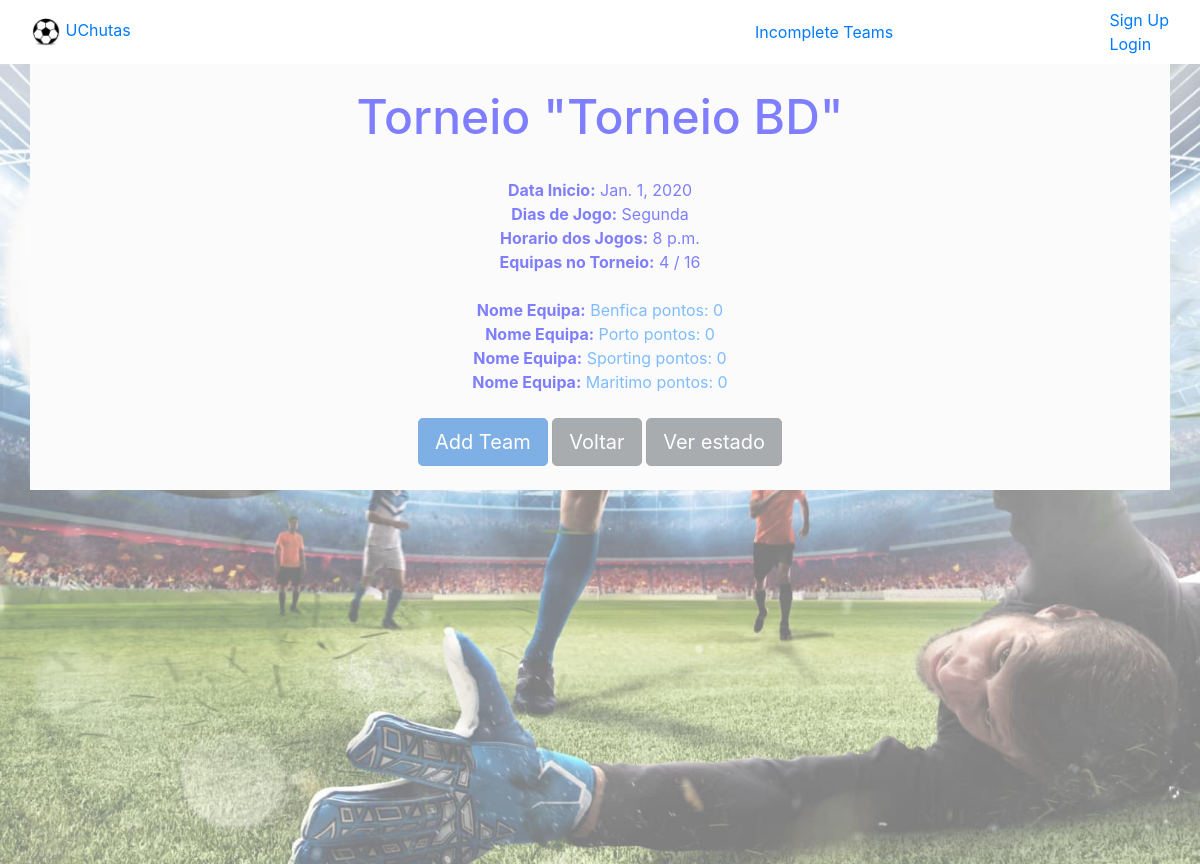
Page /tournamentinfo/3/1234564 on the committed database.
### bd/models.py (models this page shows, shortened)
class Torneio(models.Model):
    nome = models.CharField(max_length=20, blank=False)
    dataInicio = models.DateField(blank=False)
    diasJogo = models.TextField(blank=True)
    horarioInicio = models.TimeField(blank=True)
    gestor = models.ForeignKey(Profile, blank=False, on_delete=models.CASCADE)
    estado = models.IntegerField(default='0') #0:inscricoes abertas ; 1:a decorrer ; 2:terminado

class Equipa(models.Model):
    nome = models.CharField(max_length=20, blank=False, primary_key=True)
    numTotalJogadores = models.IntegerField(default='0')
    emtorneio = models.BooleanField()
    DefesasTatica = models.IntegerField(blank=False,default='0')
    MediosTatica = models.IntegerField(blank=False,default='0')
    AvancadosTatica = models.IntegerField(blank=False,default='0')
    numGuardaRedes = models.IntegerField(default='0')
    numGuardaRedesSuplentes = models.IntegerField(default='0')
    numDefesas = models.IntegerField(default='0')
    numMedios = models.IntegerField(default='0')
    numAvancados = models.IntegerField(default='0')
    numDefesasSuplentes = models.IntegerField(default='0')
    numMediosSuplentes = models.IntegerField(default='0')
    numAvancadosSuplentes = models.IntegerField(default='0')
    torneio = models.ForeignKey(Torneio, blank=False, on_delete=models.CASCADE)
    pontos = models.IntegerField(blank=False, default='0')
    vitorias = models.IntegerField(blank=False, default='0')
    empates = models.IntegerField(blank=False, default='0')
    derrotas = models.IntegerField(blank=False, default='0')
    golosMarcados = models.IntegerField(blank=False, default='0')
    golosSofridos = models.IntegerField(blank=False, default='0')

### bd/views.py (the view)
# urls.py: path('tournamentinfo/<int:pk>/<int:cc>', views.tournament_detail_view, name='bd-infotour'),
def tournament_detail_view(request, pk, cc):
    torneio = Torneio.objects.get(pk=pk)
    equipas = Equipa.objects.filter(torneio=pk)
    equipas = equipas.order_by('pontos')
    numero = equipas.count()
    team_torn = Torneio.objects.get(pk=pk)
    players = Jogador.objects.filter(user_cc=cc)
    ver = 0
    for p in players:
        if p.equipa.torneio == team_torn:
            ver = 1
    gestor = torneio.gestor
    completas = 1
    for q in equipas:
        if q.numTotalJogadores < 16:
            completas = 0
            break
    args = {'torneio': torneio, 'equipas': equipas, 'numero': numero, 'ver': ver, 'gestor': gestor,
            'completas': completas}
    return render(request, 'tournamentinfo.html', args)

### bd/templates/tournamentinfo.html (shortened to what this page needs)
{% extends 'base.html' %}
{% block content %}
    <div class="container" style="background: #f8f8f8" align="center">
        <font color="blue">
            <br>
            <h2><font size="25">Torneio "{{ torneio.nome }}"</font></h2>
            <br>
            <b><a>Data Inicio:</a></b> {{ torneio.dataInicio }}
            <br>
            <b><a>Dias de Jogo:</a></b> {{ torneio.diasJogo }}
            <br>
            <b><a>Horario dos Jogos:</a></b> {{ torneio.horarioInicio }}
            <br>
            <b><a>Equipas no Torneio:</a></b> {{ numero }} / 16
            <br>
            <br>
            {% for equipa in equipas %}
                <b><a>Nome Equipa:</a></b>
                {% if user.is_authenticated %}
                    <a href="{% url 'bd-teamdetail2' equipa.pk user.cc ver%}">{{ equipa.nome }}</a>
                {% else %}
                    <a href="{% url 'bd-teamdetail' equipa.pk %}">{{ equipa.nome }} pontos: {{ equipa.pontos }}</a>
                {% endif %}
                <br>
            {% endfor %}
            <br>
            {% if numero < 16 and ver == 0%}
                <a href={% url 'bd-createTeam' torneio.pk %} class="btn btn-primary btn-lg active" role="button" aria-pressed="true">Add Team</a>
                <a href={% url 'bd-home' %} class="btn btn-secondary btn-lg active" role="button" aria-pressed="true">Voltar</a>
            {% else %}
                <a href={% url 'bd-home' %} class="btn btn-primary btn-lg active" role="button" aria-pressed="true">Voltar</a>
            {% endif %}
            {% if torneio.estado == 1 %}
                <a href={% url 'bd-estadoJogos' torneio.pk user.cc %} class="btn btn-secondary btn-lg active" role="button" aria-pressed="true">Ver estado</a>
            {% endif %}
        </font>
        <br><br>
    </div>
{% endblock %}

### bd/static/css/style.css (style rules this page uses)
body, html { height: 100%; }

### rows in the picture
Torneio: nome "Torneio BD", dataInicio "Jan. 1, 2020", diasJogo "Segunda", horarioInicio "8 p.m."
Equipa: nome "Benfica", pontos "0"
Equipa: nome "Porto", pontos "0"
Equipa: nome "Sporting", pontos "0"
Equipa: nome "Maritimo", pontos "0"

### other values in the picture
{{ numero }} "4"
